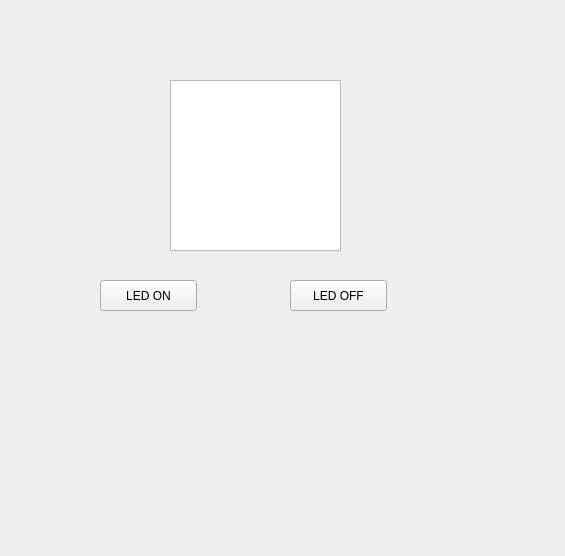
<?xml version="1.0" encoding="UTF-8"?>
<ui version="4.0">
 <class>Form</class>
 <widget class="QWidget" name="Form">
  <property name="geometry">
   <rect>
    <x>0</x>
    <y>0</y>
    <width>565</width>
    <height>556</height>
   </rect>
  </property>
  <property name="windowTitle">
   <string>Form</string>
  </property>
  <widget class="QPushButton" name="pushButton">
   <property name="geometry">
    <rect>
     <x>100</x>
     <y>280</y>
     <width>97</width>
     <height>31</height>
    </rect>
   </property>
   <property name="text">
    <string>LED ON</string>
   </property>
  </widget>
  <widget class="QPushButton" name="pushButton_2">
   <property name="geometry">
    <rect>
     <x>290</x>
     <y>280</y>
     <width>97</width>
     <height>31</height>
    </rect>
   </property>
   <property name="text">
    <string>LED OFF</string>
   </property>
  </widget>
  <widget class="QTextEdit" name="textEdit">
   <property name="geometry">
    <rect>
     <x>170</x>
     <y>80</y>
     <width>171</width>
     <height>171</height>
    </rect>
   </property>
  </widget>
 </widget>
 <resources/>
 <connections/>
</ui>
